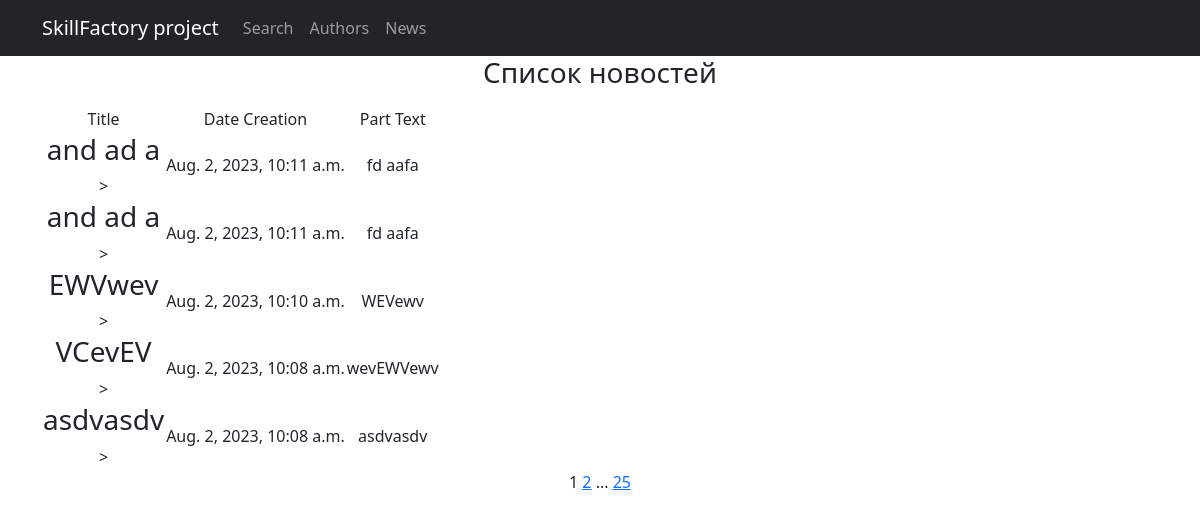
Page /news/ on the committed database.
### NewsApp/models.py (models this page shows, shortened)
class Post(models.Model):
    author = models.ForeignKey(Author, on_delete=models.CASCADE)
    NEWS = 'NW'
    ARTICLE = 'AR'
    CATEGORY_CHOICE = (
        (NEWS, 'Новость'),
        (ARTICLE, 'Статья'),
    )
    categoryType = models.CharField(max_length=2, choices=CATEGORY_CHOICE, default='NW')
    dateCreation = models.DateTimeField(auto_now_add=True)
    postCategory = models.ManyToManyField(Category, through='PostCategory')
    title = models.CharField(max_length=128)
    text = models.TextField()
    rating = models.SmallIntegerField(default=0)
    class Meta:
        verbose_name = 'Post'
        verbose_name_plural = 'Posts'

### NewsApp/views.py (the view)
# urls.py: path('news/', PostList.as_view(), name='post_list'),
class PostList(ListView):
    model = Post
    context_object_name = 'Posts'
    template_name = 'NewsApp/post_list.html'
    ordering = '-dateCreation'
    paginate_by = 5

### NewsApp/templates/NewsApp/post_list.html (shortened to what this page needs)
{% extends 'NewsApp/default.html' %}
{% load my_filter %}
{% block content %}
 <h3>Список новостей</h3>
{% if Posts %}
<table>
    <tr>
        <td>Title</td>
        <td>Date Creation</td>
        <td>Part Text</td>
    </tr>
  <ul>
    {% for post in Posts %}
      <tr>
        <td><h3>{{ post.title|censor }}</h3>></td>
        <td>{{ post.dateCreation}}</td>
        <td>{{ post.text|censor|truncatechars:20 }}</td>
      <td>
      <td>
</tr>
    {% endfor %}
  </ul>
</table>
{% else %}
<h2>No NEWS!</h2>
{% endif %}
{{ page_obj.number }}
{% if page_obj.has_next %}
        <a href="?page={{ page_obj.next_page_number }}"> {{ page_obj.next_page_number }}</a>
        {% if paginator.num_pages != page_obj.next_page_number %}
            ...
            <a href="?page={{ page_obj.paginator.num_pages }}">{{ page_obj.paginator.num_pages }}</a>
    {% endif %}
{% endif %}
{% endblock content %}

### rows in the picture
Post: title|censor "and ad a", dateCreation "Aug. 2, 2023, 10:11 a.m.", text|censor "fd aafa"
Post: title|censor "and ad a", dateCreation "Aug. 2, 2023, 10:11 a.m.", text|censor "fd aafa"
Post: title|censor "EWVwev", dateCreation "Aug. 2, 2023, 10:10 a.m.", text|censor "WEVewv"
Post: title|censor "VCevEV", dateCreation "Aug. 2, 2023, 10:08 a.m.", text|censor "wevEWVewv"
Post: title|censor "asdvasdv", dateCreation "Aug. 2, 2023, 10:08 a.m.", text|censor "asdvasdv"

### other values in the picture
{{ page_obj.number }} "1"
{{ page_obj.next_page_number }} "2"
{{ page_obj.paginator.num_pages }} "25"
